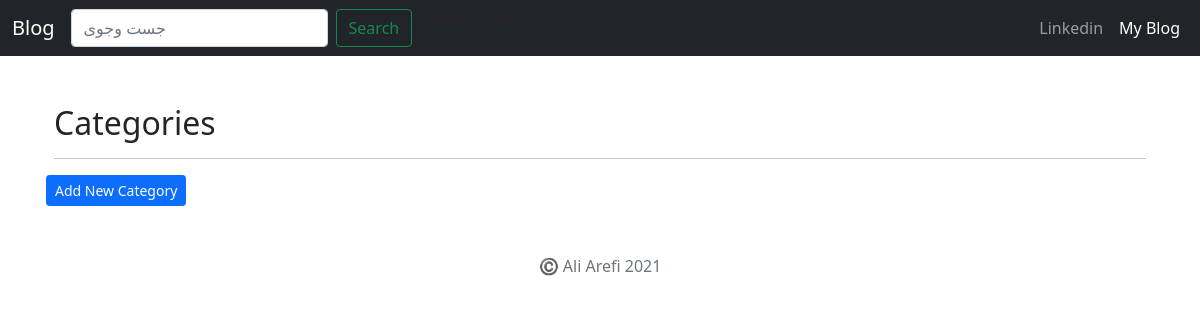
Before: /blog/category-list (signed in) with the older database file.
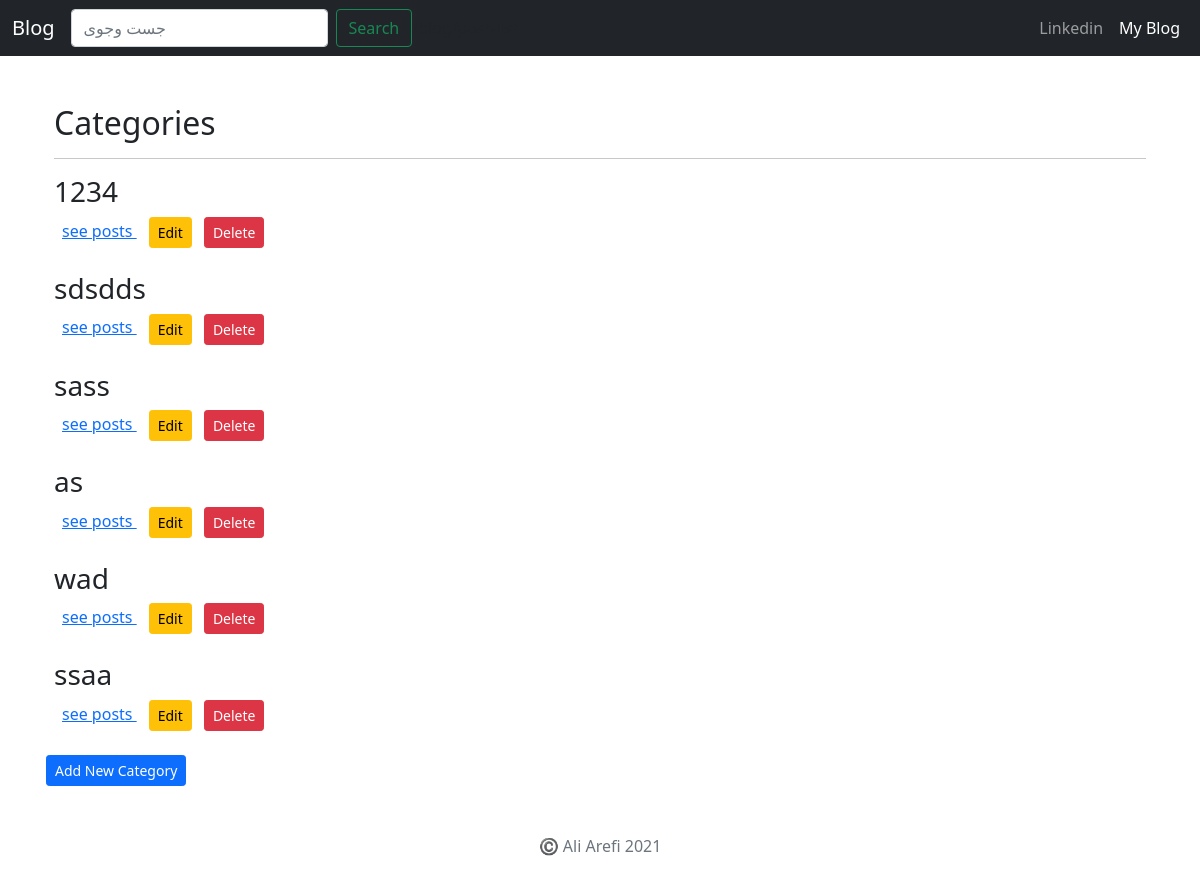
After: the same page with the newer database file.
### post/models.py (models this page shows, shortened)
class Category(models.Model):
    name = models.CharField(max_length=50)
    post = models.ManyToManyField(Post, null=True, blank=True)

### post/views.py (the view)
# urls.py: path('category-list', CategoryListView.as_view(), name='category_list'),
class CategoryListView(LoginRequiredMixin, ListView):
    login_url = 'login'
    model = Category

### post/templates/post/category_list.html
{% extends "post/base.html" %}
{% block content %}
<main>
  <div class="container">
  <br/>
  <br/>
  <h2>Categories</h2>
  <hr />
  {% for category in object_list %}
  <h3 class=>{{ category.name }}</h3><a class= "mx-2" href="{% url 'category_post' id=category.id  %}">see posts </a>
  <a href="{% url 'category_edit' pk=category.id %}" class="btn btn-warning btn-sm mx-1" >Edit</a>
  <a href="{% url 'category_delete' pk=category.id %}" class="btn btn-danger btn-sm mx-1" >Delete</a>
  <br />
  <br/>
  {% endfor %}
  </div>
  <a href="{% url 'category_create' %}" class="btn btn-primary btn-sm mx-1" >Add New Category</a>
</main>
{% endblock content %}

Changed rows visible on the page:
added Category: name "1234"
added Category: name "sdsdds"
added Category: name "sass"
added Category: name "as"
added Category: name "wad"
added Category: name "ssaa"
